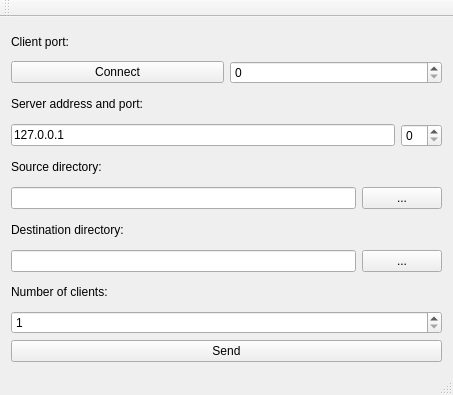
<?xml version="1.0" encoding="UTF-8"?>
<ui version="4.0">
 <class>MainWindow</class>
 <widget class="QMainWindow" name="MainWindow">
  <property name="geometry">
   <rect>
    <x>0</x>
    <y>0</y>
    <width>453</width>
    <height>395</height>
   </rect>
  </property>
  <property name="windowTitle">
   <string>Client</string>
  </property>
  <widget class="QWidget" name="centralWidget">
   <layout class="QVBoxLayout" name="verticalLayout">
    <item>
     <layout class="QVBoxLayout" name="verticalLayout_2">
      <item>
       <widget class="QLabel" name="label_2">
        <property name="text">
         <string>Client port:</string>
        </property>
       </widget>
      </item>
      <item>
       <layout class="QHBoxLayout" name="horizontalLayout">
        <item>
         <widget class="QPushButton" name="ConnectButton">
          <property name="text">
           <string>Connect</string>
          </property>
         </widget>
        </item>
        <item>
         <widget class="QSpinBox" name="PortNumber"/>
        </item>
       </layout>
      </item>
     </layout>
    </item>
    <item>
     <layout class="QVBoxLayout" name="verticalLayout_3">
      <item>
       <widget class="QLabel" name="label">
        <property name="text">
         <string>Server address and port:</string>
        </property>
       </widget>
      </item>
      <item>
       <layout class="QHBoxLayout" name="horizontalLayout_2">
        <item>
         <widget class="QLineEdit" name="ServerAddress">
          <property name="text">
           <string>127.0.0.1</string>
          </property>
         </widget>
        </item>
        <item>
         <widget class="QSpinBox" name="ServerPort"/>
        </item>
       </layout>
      </item>
     </layout>
    </item>
    <item>
     <layout class="QVBoxLayout" name="verticalLayout_4">
      <item>
       <widget class="QLabel" name="label_3">
        <property name="text">
         <string>Source directory:</string>
        </property>
       </widget>
      </item>
      <item>
       <layout class="QHBoxLayout" name="horizontalLayout_3">
        <item>
         <widget class="QLineEdit" name="SourceDirAddress">
          <property name="focusPolicy">
           <enum>Qt::ClickFocus</enum>
          </property>
         </widget>
        </item>
        <item>
         <widget class="QPushButton" name="SourceFindDirButton">
          <property name="text">
           <string>...</string>
          </property>
         </widget>
        </item>
       </layout>
      </item>
     </layout>
    </item>
    <item>
     <layout class="QVBoxLayout" name="verticalLayout_5">
      <item>
       <widget class="QLabel" name="label_4">
        <property name="text">
         <string>Destination directory:</string>
        </property>
       </widget>
      </item>
      <item>
       <layout class="QHBoxLayout" name="horizontalLayout_4">
        <item>
         <widget class="QLineEdit" name="DestinationDirAddress">
          <property name="focusPolicy">
           <enum>Qt::ClickFocus</enum>
          </property>
         </widget>
        </item>
        <item>
         <widget class="QPushButton" name="DestinationFindDirAddress">
          <property name="text">
           <string>...</string>
          </property>
         </widget>
        </item>
       </layout>
      </item>
     </layout>
    </item>
    <item>
     <layout class="QVBoxLayout" name="verticalLayout_6">
      <item>
       <widget class="QLabel" name="label_5">
        <property name="text">
         <string>Number of clients:</string>
        </property>
       </widget>
      </item>
      <item>
       <widget class="QSpinBox" name="DestNumber">
        <property name="minimum">
         <number>1</number>
        </property>
       </widget>
      </item>
     </layout>
    </item>
    <item>
     <widget class="QPushButton" name="SendFileButton">
      <property name="text">
       <string>Send</string>
      </property>
     </widget>
    </item>
   </layout>
  </widget>
  <widget class="QMenuBar" name="menuBar">
   <property name="geometry">
    <rect>
     <x>0</x>
     <y>0</y>
     <width>453</width>
     <height>22</height>
    </rect>
   </property>
  </widget>
  <widget class="QToolBar" name="mainToolBar">
   <attribute name="toolBarArea">
    <enum>TopToolBarArea</enum>
   </attribute>
   <attribute name="toolBarBreak">
    <bool>false</bool>
   </attribute>
  </widget>
  <widget class="QStatusBar" name="statusBar"/>
 </widget>
 <layoutdefault spacing="6" margin="11"/>
 <resources/>
 <connections/>
</ui>
